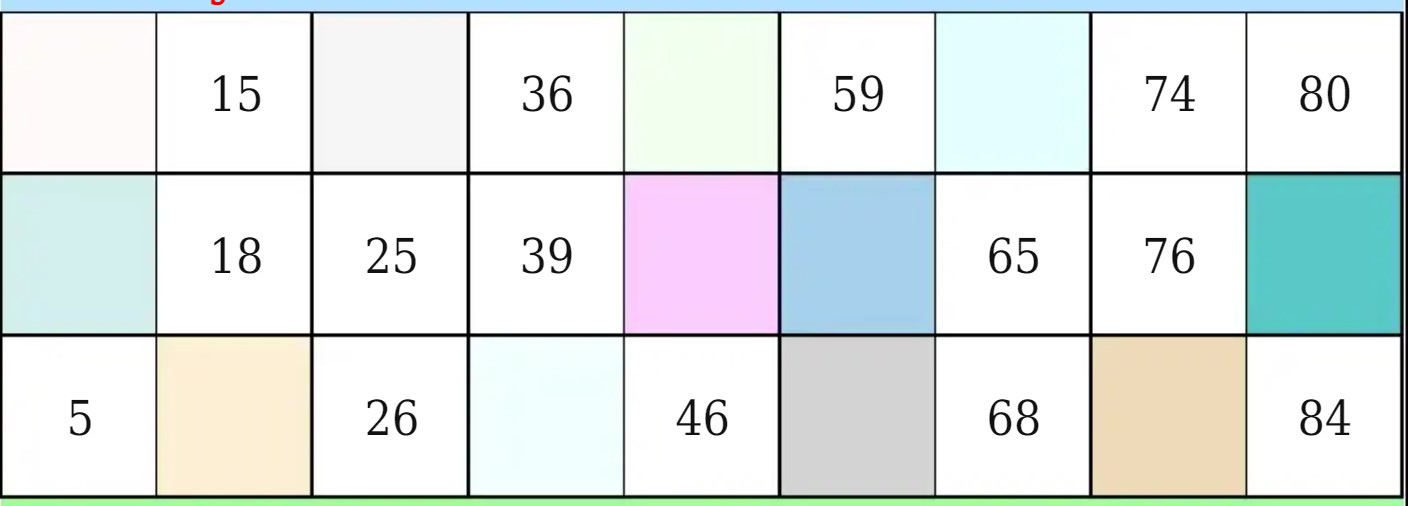
#> input picture projects/ocr/sample1.jpg, 1408 x 506 px
$ python main.py
#> lines starting #> are read from the running program, lines starting #| are printed output that depends on the picture; after the words box and inside, x2 and y2 are one past the last pixel; in counts of white or black regions, pixels touching at a corner belong together
#> in image_to_text, image is the input picture: PIL image 1408x506 RGB; mean R, G, B 223.6, 230.9, 230.1
from PIL import Image
import pytesseract
import os

def preprocess_image(image):
    """
    Preprocess the image by converting it to grayscale and applying thresholding.
    """
    # Convert image to grayscale
    gray_image = image.convert('L')
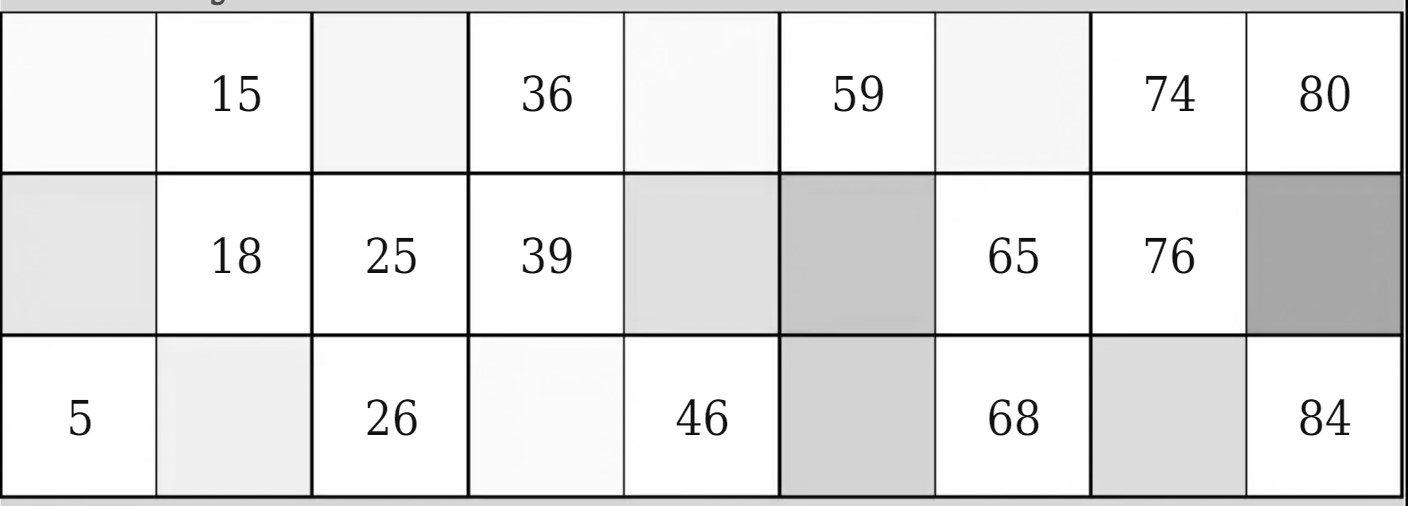
#> gray_image: PIL image 1408x506 L; min 0, max 255, mean 228.6

    # Apply thresholding to binarize the image
    threshold_image = gray_image.point(lambda x: 0 if x < 128 else 255)
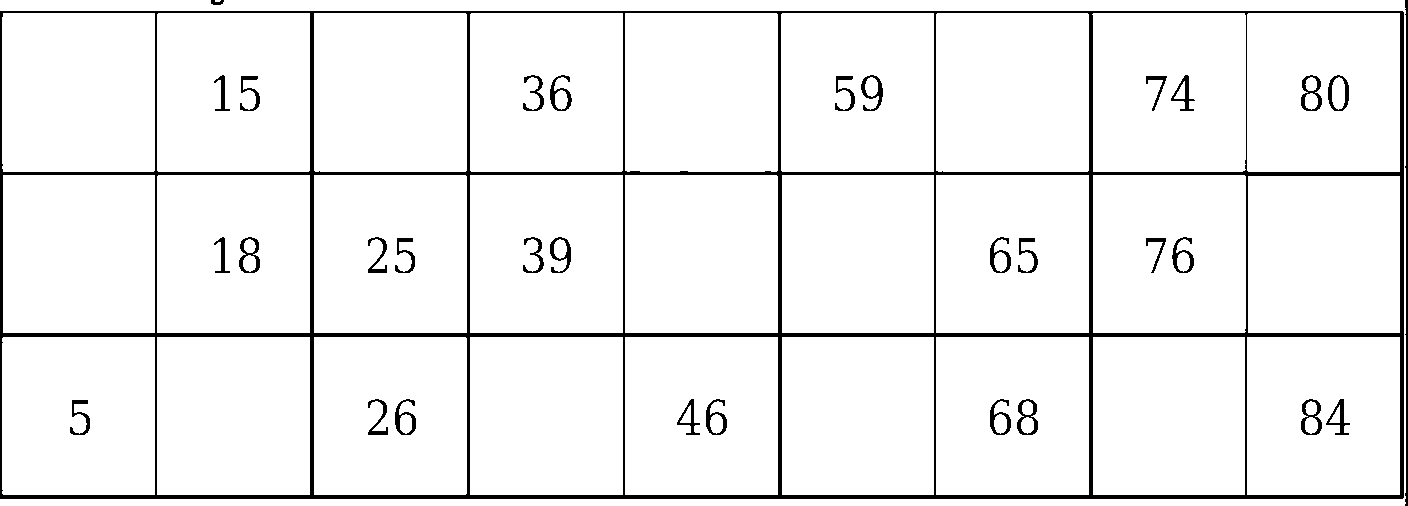
#> threshold_image: PIL image 1408x506 L; 94.3% white; 32 black regions, largest, box (x1, y1, x2, y2) and area: (0, 11, 1404, 499) 32101, (1405, 0, 1408, 506) 1033, (1017, 399, 1038, 435) 301

    return threshold_image

def image_to_text(image_path, output_text_file, lang='eng'):
    """
    Perform OCR on the image and save the extracted text to a text file.
    """
    # Load the image from the given path
    image = Image.open(image_path)

    # Preprocess the image
    processed_image = preprocess_image(image)

    # Perform OCR on the processed image
    extracted_text = pytesseract.image_to_string(processed_image, lang=lang)

    # Save the extracted text to a text file
    with open(output_text_file, 'w', encoding='utf-8') as text_file:
        text_file.write(extracted_text)

    print(f"Text extracted and saved to {output_text_file}")

def batch_process_images(input_folder, output_folder, lang='eng'):
    """
    Process all images in the input folder and save the extracted text to the output folder.
    """
    # Ensure the output folder exists
    os.makedirs(output_folder, exist_ok=True)

    # Process each image in the input folder
    for filename in os.listdir(input_folder):
        if filename.lower().endswith(('.png', '.jpg', '.jpeg', '.tiff', '.bmp', '.gif')):
            image_path = os.path.join(input_folder, filename)
            output_text_file = os.path.join(output_folder, f"{os.path.splitext(filename)[0]}.txt")
            image_to_text(image_path, output_text_file, lang=lang)
            print(f"Processed {filename}")

# Example usage
if __name__ == "__main__":
    # Single image processing
    image_path = 'sample1.jpg'  # Replace with your image file path
    output_text_file = 'ticket_output.txt'
    image_to_text(image_path, output_text_file, lang='eng')
#> (the call stopped at in image_to_text, `extracted_text = pytesseract.image_to_string(processed_image, lang=lang)`: pytesseract is not available in this run)

    # # Batch processing
    # input_folder = 'input_images'  # Replace with your input folder path
    # output_folder = 'output_texts'  # Replace with your output folder path
    # batch_process_images(input_folder, output_folder, lang='eng+fra')  # Example for English and French
